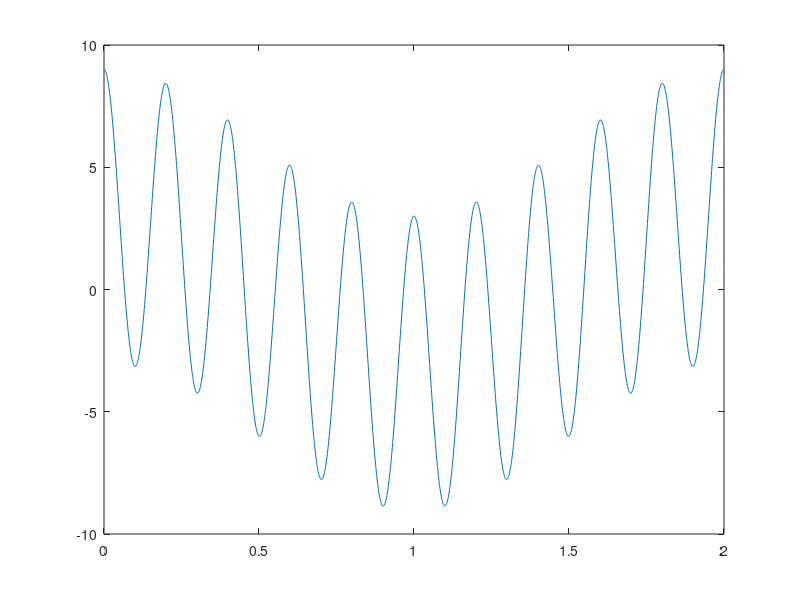

Write MATLAB code to recreate this figure.
clear;
clc;

w=pi;
t=[0:0.001:2];
v=3*cos(w*t) + 6*cos(10*w*t);%voltage 
% for k = 1:length(v);
%     if 1000 <= k && k <= 1500 || 50 <= k && k <= 200
%          v(k) = 0;
%     end
% end
i=.8*cos(w*t + 10*pi/180) + 0.25*cos(2*w*t + 15*pi/180) + 0.5*cos(3*w*t + 19*pi/180) + .125*cos(6*w*t+35*pi/180);%current

fs = 1/0.001;
% avgP = 0;
% for k = 1:length(t)
%     avgP = avgP + mean(i(k)*v(k));
% end



% hold on
% figure(1)
% for k = 1:length(t)
%    if powerInt(k) == 1
%        plot(t,v(k),'*','r');
%    else
%        plot(t,v(k));
%    end
%       
% end
% hold off


% FFT of voltage and current shifted
% so there is both positive and negative components.
% Shifted for graphing
f = w/(2*pi);
fs = 1/0.001;

vfft = fftshift(fft(v));
ifft = fftshift(fft(i));
n = length(i);
vabs = abs(vfft);
iabs = abs(ifft);

% Divide by number of data points over 2 for proper magnitude scaling
vabs = vabs/(n/2);
iabs = iabs/(n/2);

% Creating a new vector only containing the first half of
% the original 'abs' vector (to remove the negative half)
iabs_modified = iabs(1:n/2);
vabs_modified = vabs(1:n/2);

% Transposed for find calculation
iabs_modified = iabs_modified';
vabs_modified = vabs_modified';

magnitude_threshold = 0.02;

pkv = [];
locv = [];
phv = [];
vrms = 0;

% Finding all values with magnitudes at or greater than the magnitude
% threshold. It stores their index locations in a vector locv.
[~, val] = find(vabs_modified >= magnitude_threshold);
locv = [locv ; val];

% Vector of phase angles for voltage
phv = [phv ; angle(vfft(locv))];

% Vector of magnitude values for voltage
pkv = [pkv ; vabs_modified(locv)];


pki = [];
loci = [];
phi = [];
irms = 0;

% Finding all values with magnitudes at or greater than the magnitude
% threshold. It stores their index locations in a vector loci.
[~, val] = find(iabs_modified >= magnitude_threshold);
loci = [loci ; val];

% Vector of phase angles for current
phi = [phi ; angle(ifft(loci))];

% Vector of magnitude values for current
pki = [pki ; iabs_modified(loci)];

Pavg = 0;
avgP = [];
Preact = 0;
PF = 0;
RMSv = zeros(1,length(locv));
RMSi = zeros(1,length(loci));

% Voltage rms fourier series calculation
for k = 1:length(locv)
    vrms = vrms + (pkv(k)^2)/2;
    RMSv(k) = (pkv(k)^2)/2;
end
vrms = sqrt(vrms);
RMSv = sqrt(RMSv);

% Current rms fourier series calculation
for k = 1:length(loci)
    irms = irms + (pki(k)^2)/2;
    RMSi(k) = (pki(k)^2)/2;
end
irms = sqrt(irms);
RMSi = sqrt(RMSi);

% Real Power 'Pavg' and reactive power 'Preact'
counter = 1;
if(length(locv) >= length(loci))
    while counter ~= length(locv)+1
        for k = 1:length(loci)
            if locv(counter) == loci(k)
                Pavg = Pavg + RMSv(counter)*RMSi(k)*(cos(phv(counter)-phi(k)));
                avgP = [avgP ; RMSv(counter)*RMSi(k)*(cos(phv(counter)-phi(k)))];
                Preact = Preact + RMSv(counter)*RMSi(k)*(sin(phv(counter)-phi(k)));
            end
        end
        counter = counter + 1;
    end
elseif(length(locv) < length(loci))
    while counter ~= length(loci)+1
        for k = 1:length(locv)
            if loci(counter) == locv(k)
               Pavg = Pavg + RMSv(k)*RMSi(counter)*(cos(phv(k)-phi(counter)));
               avgP = [avgP ; RMSv(k)*RMSi(counter)*(cos(phv(k)-phi(counter)))];
               Preact = Preact + RMSv(k)*RMSi(counter)*(sin(phv(k)-phi(counter)));
            end
        end
        counter = counter + 1;
    end
end


%%%%%%%%%%%%%%%%%%%%%%%%%%%%%%%%%%%%%%%%%%%%%%%%%%%%%%%%%%%%%%%%%%%%%

%Data = allData.data(:,2);
%a = 1;
%b = n;
x = v(1:n);

upZeroCrossing = find(x(1:end-1) <= 0 & x(2:end) > 0);
PeakDistance = upZeroCrossing(2)-upZeroCrossing(1);

powerInt = zeros(1,length(t));
avgRealPower = mean(Pavg);

for k = 1:length(avgP)
   if (avgP(k) <= (avgRealPower * 0.25))
       powerInt(k) = 1;
   end
end

int_duration = 0;
int_start = [];
int_end = [];

for k = 1:length(t)-1
    if powerInt(k) == 1 && powerInt(k+1) == 1
        int_duration = int_duration + 1;    
    end
    if (powerInt(k) == 0 && powerInt(k+1) == 1) || (powerInt(k) == 1 && k == 1)
        int_start = [int_start ; (k/fs)];
    end
    if (powerInt(k) == 1 && powerInt(k+1) == 0) || (powerInt(k+1) == 1 && k == n)
        int_end = [int_end ; (k+1/fs)];
    end
end
int_duration = int_duration / fs;
plot(t,v)
isPowerInt = [];
for k = 1:length(int_start)
    if (int_end(k) - int_start(k)) >= PeakDistance
        isPowerInt = [isPowerInt ; int_start];
    end
end
%%%%%%%%%%%%%%%%%%%%%%%%%%%%%%%%%%%%%%%%%%%%%%%%%%%%%%%%%%%%%%%%%%
%Power Factor
if(length(locv) >= length(loci))
    for k = 1:length(loci)
       PF = (Pavg/(vrms*irms));
    end
elseif(length(locv) < length(loci))
    for k = 1:length(locv)
       PF = (Pavg/(vrms*irms));
    end
end